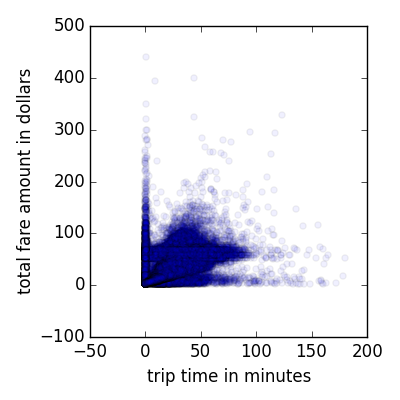

This chart was generated by the following Python code:
# Get all the imports with this
from loadtaxi import *


start = time()

alpha = 0.06
x = taxi['trip_time_in_secs'] / 60
y = taxi['total_amount']
plt.scatter(x, y, alpha=alpha)
plt.xlabel('trip time in minutes')
plt.ylabel('total fare amount in dollars')
plt.savefig('alpha.png')

mtimer(start, filename=__file__)
